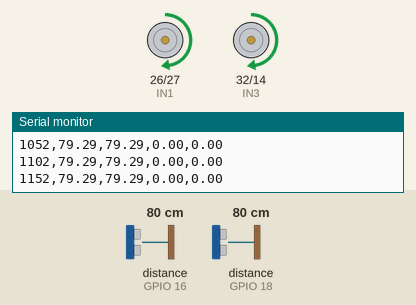
A sketch run on a simulated ESP32. On the bench: motor-driver pin pairs drawn as motors (green arrow = first pin HIGH = forward, orange = second pin HIGH = backward, longer = more drive, scaled by the enable pin), the last lines printed to the serial monitor. Wiring (inferred from the names in the program): 2 × ultrasonic range finder: trigger GPIO 5, echo GPIO 18 / trigger GPIO 17, echo GPIO 16. The inputs (shaded band) are chosen by the test bench; at power-on: distance to the obstacle (sensors on GPIO 16, GPIO 18) 80 cm. The echo pulse lasts 58.3 µs per cm.

Above: at 6.2 s.
6.3 s: distance to the obstacle (sensor on GPIO 16) set to 60 cm
At 8.1 s:
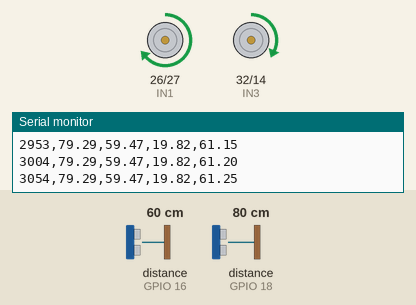
9.3 s: distance to the obstacle (sensor on GPIO 18) set to 18 cm
12.3 s: distance to the obstacle (sensor on GPIO 16) set to 18 cm
At 13.4 s:
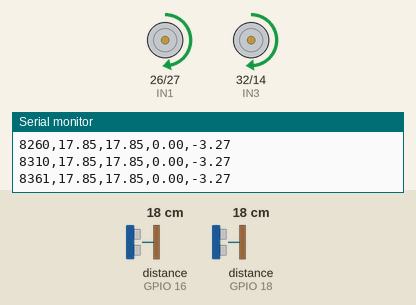
13.8 s: distance to the obstacle (sensor on GPIO 18) set to 60 cm
At 14.8 s:
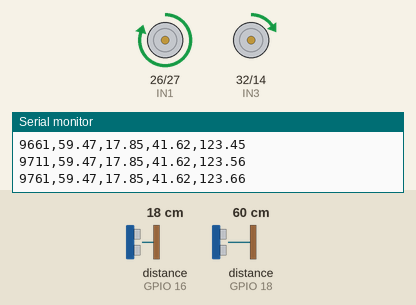
16.8 s: distance to the obstacle (sensor on GPIO 16) set to 120 cm
At 17.9 s:
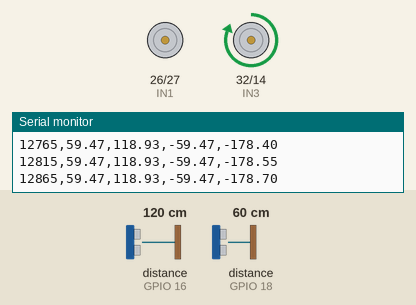
18.3 s: distance to the obstacle (sensor on GPIO 16) set to 2 cm
At 18.8 s:
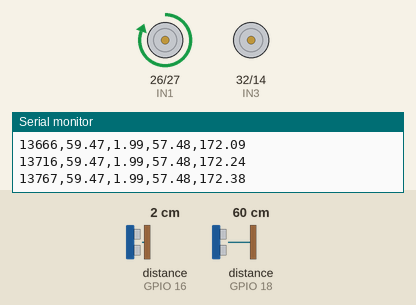
Timing chart, 0 to 20.8 s (numbered marks = the images above; inputs shaded):
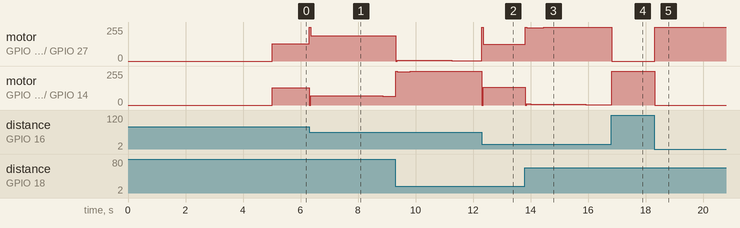

The sketch:

Praktikum3.ino
```cpp
// Ultrasonic Sensor Kiri
#define TRIG_LEFT  5
#define ECHO_LEFT  18

// Ultrasonic Sensor Kanan
#define TRIG_RIGHT 17
#define ECHO_RIGHT 16

// Motor Driver
#define ENA 25
#define IN1 26
#define IN2 27

#define ENB 33
#define IN3 32
#define IN4 14

// PID PARAMETERS
float Kp = 3.0;
float Ki = 0.05;
float Kd = 1.5;

// PID VARIABLES
float error = 0;
float prev_error = 0;
float integral = 0;
float derivative = 0;
float control = 0;

// SYSTEM PARAMETERS
int base_speed = 130;
int max_pwm = 255;

unsigned long lastTime = 0;
unsigned long startTime = 0;
int Ts = 50; // sampling time (ms)

void setup() {
  Serial.begin(115200);

  pinMode(TRIG_LEFT, OUTPUT);
  pinMode(ECHO_LEFT, INPUT);

  pinMode(TRIG_RIGHT, OUTPUT);
  pinMode(ECHO_RIGHT, INPUT);

  pinMode(IN1, OUTPUT);
  pinMode(IN2, OUTPUT);
  pinMode(IN3, OUTPUT);
  pinMode(IN4, OUTPUT);

  ledcAttachPin(ENA, 0);
  ledcAttachPin(ENB, 1);

  ledcSetup(0, 5000, 8);
  ledcSetup(1, 5000, 8);

  Serial.println("SYSTEM INIT... Robot diam 5 detik");

  // DIAM 5 DETIK SEBELUM MULAI
  delay(5000);

  Serial.println("time_ms,d_left,d_right,error,control");

  startTime = millis(); // start logging time
}

void loop() {
  if (millis() - lastTime >= Ts) {
    lastTime = millis();

    // TIME STAMP
    unsigned long currentTime = millis() - startTime;

    // 1. READ SENSOR
    float d_left  = readUltrasonic(TRIG_LEFT, ECHO_LEFT);
    float d_right = readUltrasonic(TRIG_RIGHT, ECHO_RIGHT);

    // 2. ERROR
    error = d_left - d_right;

    // 3. PID CALCULATION (DISKRIT)
    float dt = Ts / 1000.0; // konversi ke detik

    integral += error * dt;
    derivative = (error - prev_error) / dt;

    control = (Kp * error) + (Ki * integral) + (Kd * derivative);

    // 4. MOTOR CONTROL
    int motor_left  = base_speed + control;
    int motor_right = base_speed - control;

    motor_left  = constrain(motor_left, 0, max_pwm);
    motor_right = constrain(motor_right, 0, max_pwm);

    setMotorLeft(motor_left);
    setMotorRight(motor_right);

    prev_error = error;

    // 5. SERIAL LOGGING (CSV READY)
    Serial.print(currentTime);
    Serial.print(",");
    Serial.print(d_left);
    Serial.print(",");
    Serial.print(d_right);
    Serial.print(",");
    Serial.print(error);
    Serial.print(",");
    Serial.println(control);
  }
}

float readUltrasonic(int trigPin, int echoPin) {
  digitalWrite(trigPin, LOW);
  delayMicroseconds(2);

  digitalWrite(trigPin, HIGH);
  delayMicroseconds(10);
  digitalWrite(trigPin, LOW);

  long duration = pulseIn(echoPin, HIGH, 30000);

  float distance = duration * 0.034 / 2;

  return distance;
}

void setMotorLeft(int speed) {
  digitalWrite(IN1, HIGH);
  digitalWrite(IN2, LOW);
  ledcWrite(0, speed);
}

void setMotorRight(int speed) {
  digitalWrite(IN3, HIGH);
  digitalWrite(IN4, LOW);
  ledcWrite(1, speed);
}
```

Measured:
- after the input at 12.3 s, motor on GPIO 26 (IN1) / GPIO 27 (IN2): forward 1/255 → forward 126/255 at once; motor on GPIO 32 (IN3) / GPIO 14 (IN4): forward 255/255 → forward 132/255 at once
- after the input at 13.8 s, motor on GPIO 26 (IN1) / GPIO 27 (IN2): moves from forward 126/255 to forward 255/255 over 1.6 s, starting at once; motor on GPIO 32 (IN3) / GPIO 14 (IN4): moves from forward 132/255 to forward 2/255 over 2.6 s, starting at once
- after the input at 16.8 s, motor on GPIO 26 (IN1) / GPIO 27 (IN2): forward 255/255 → stopped at once
- after the input at 18.3 s, motor on GPIO 26 (IN1) / GPIO 27 (IN2): stopped → forward 255/255 at once; motor on GPIO 32 (IN3) / GPIO 14 (IN4): forward 255/255 → stopped at once
